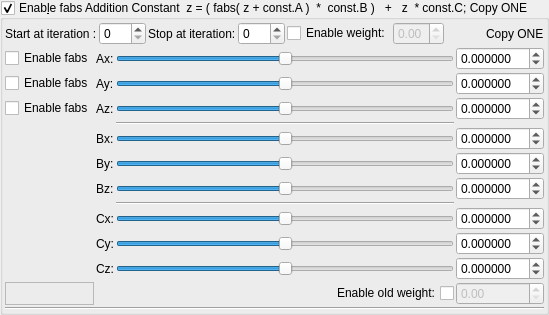
    <widget class="MyGroupBox" name="groupCheck_transform_fabsAddConstant1_enabled">
     <property name="title">
      <string>Enab&amp;le fabs Addition Constant  z = ( fabs( z + const.A )  *  const.B )   +   z  * const.C; Copy ONE</string>
     </property>
     <property name="checkable">
      <bool>true</bool>
     </property>
     <layout class="QVBoxLayout" name="verticalLayout_3" stretch="0,0,0">
      <property name="spacing">
       <number>2</number>
      </property>
      <property name="leftMargin">
       <number>2</number>
      </property>
      <property name="topMargin">
       <number>2</number>
      </property>
      <property name="rightMargin">
       <number>2</number>
      </property>
      <property name="bottomMargin">
       <number>2</number>
      </property>
      <item>
       <layout class="QGridLayout" name="gridLayout">
        <property name="spacing">
         <number>2</number>
        </property>
        <item row="1" column="6">
         <widget class="MyDoubleSpinBox" name="spinbox_transform_fabsAddConstant1_weight">
          <property name="enabled">
           <bool>false</bool>
          </property>
          <property name="sizePolicy">
           <sizepolicy hsizetype="Minimum" vsizetype="Maximum">
            <horstretch>0</horstretch>
            <verstretch>0</verstretch>
           </sizepolicy>
          </property>
          <property name="decimals">
           <number>2</number>
          </property>
          <property name="minimum">
           <double>0.000000000000000</double>
          </property>
          <property name="maximum">
           <double>1.000000000000000</double>
          </property>
          <property name="singleStep">
           <double>0.100000000000000</double>
          </property>
         </widget>
        </item>
        <item row="1" column="5">
         <widget class="QCheckBox" name="checkBox_transform_fabsAddConstant1_weight_enabled">
          <property name="text">
           <string>Enable weight:</string>
          </property>
         </widget>
        </item>
        <item row="1" column="2">
         <widget class="QLabel" name="label_16">
          <property name="text">
           <string>Stop at iteration:</string>
          </property>
         </widget>
        </item>
        <item row="1" column="3">
         <widget class="MySpinBox" name="spinboxInt_transform_fabsAddConstant1_stop_iterations">
          <property name="sizePolicy">
           <sizepolicy hsizetype="Minimum" vsizetype="Maximum">
            <horstretch>0</horstretch>
            <verstretch>0</verstretch>
           </sizepolicy>
          </property>
          <property name="maximum">
           <number>250</number>
          </property>
         </widget>
        </item>
        <item row="1" column="1">
         <widget class="MySpinBox" name="spinboxInt_transform_fabsAddConstant1_start_iterations">
          <property name="sizePolicy">
           <sizepolicy hsizetype="Minimum" vsizetype="Maximum">
            <horstretch>0</horstretch>
            <verstretch>0</verstretch>
           </sizepolicy>
          </property>
          <property name="maximum">
           <number>250</number>
          </property>
         </widget>
        </item>
        <item row="1" column="8">
         <widget class="QLabel" name="label_125">
          <property name="text">
           <string>Copy ONE</string>
          </property>
         </widget>
        </item>
        <item row="1" column="0">
         <widget class="QLabel" name="label_21">
          <property name="text">
           <string>Start at iteration :</string>
          </property>
         </widget>
        </item>
        <item row="1" column="7">
         <spacer name="horizontalSpacer">
          <property name="orientation">
           <enum>Qt::Horizontal</enum>
          </property>
          <property name="sizeHint" stdset="0">
           <size>
            <width>40</width>
            <height>20</height>
           </size>
          </property>
         </spacer>
        </item>
       </layout>
      </item>
      <item>
       <layout class="QGridLayout" name="gridLayout_4">
        <property name="spacing">
         <number>2</number>
        </property>
        <item row="7" column="2">
         <widget class="Line" name="line_12">
          <property name="orientation">
           <enum>Qt::Horizontal</enum>
          </property>
         </widget>
        </item>
        <item row="2" column="1">
         <widget class="QLabel" name="label_24">
          <property name="text">
           <string>Az:</string>
          </property>
         </widget>
        </item>
        <item row="1" column="0">
         <widget class="QCheckBox" name="checkBox_transform_fabsAddConstant1_enabled_y">
          <property name="text">
           <string>Enable fabs</string>
          </property>
         </widget>
        </item>
        <item row="9" column="3">
         <widget class="MyDoubleSpinBox" name="spinbox3_transform_fabsAddConstant1C_y">
          <property name="sizePolicy">
           <sizepolicy hsizetype="Minimum" vsizetype="Maximum">
            <horstretch>0</horstretch>
            <verstretch>0</verstretch>
           </sizepolicy>
          </property>
          <property name="decimals">
           <number>6</number>
          </property>
          <property name="minimum">
           <double>-99.989999999999995</double>
          </property>
          <property name="maximum">
           <double>99.989999999999995</double>
          </property>
          <property name="singleStep">
           <double>0.100000000000000</double>
          </property>
         </widget>
        </item>
        <item row="4" column="1">
         <widget class="QLabel" name="label_83">
          <property name="text">
           <string>Bx:</string>
          </property>
         </widget>
        </item>
        <item row="5" column="1">
         <widget class="QLabel" name="label_82">
          <property name="text">
           <string>By:</string>
          </property>
         </widget>
        </item>
        <item row="8" column="1">
         <widget class="QLabel" name="label_122">
          <property name="text">
           <string>Cx:</string>
          </property>
         </widget>
        </item>
        <item row="6" column="1">
         <widget class="QLabel" name="label_84">
          <property name="text">
           <string>Bz:</string>
          </property>
         </widget>
        </item>
        <item row="2" column="3">
         <widget class="MyDoubleSpinBox" name="spinbox3_transform_fabsAddConstant1A_z">
          <property name="enabled">
           <bool>true</bool>
          </property>
          <property name="sizePolicy">
           <sizepolicy hsizetype="Minimum" vsizetype="Maximum">
            <horstretch>0</horstretch>
            <verstretch>0</verstretch>
           </sizepolicy>
          </property>
          <property name="decimals">
           <number>6</number>
          </property>
          <property name="minimum">
           <double>-99.989999999999995</double>
          </property>
          <property name="maximum">
           <double>99.989999999999995</double>
          </property>
          <property name="singleStep">
           <double>0.100000000000000</double>
          </property>
         </widget>
        </item>
        <item row="1" column="1">
         <widget class="QLabel" name="label_23">
          <property name="text">
           <string>Ay:</string>
          </property>
         </widget>
        </item>
        <item row="2" column="2">
         <widget class="QSlider" name="slider3_transform_fabsAddConstant1A_z">
          <property name="enabled">
           <bool>true</bool>
          </property>
          <property name="sizePolicy">
           <sizepolicy hsizetype="Expanding" vsizetype="Maximum">
            <horstretch>0</horstretch>
            <verstretch>0</verstretch>
           </sizepolicy>
          </property>
          <property name="minimum">
           <number>-5000000</number>
          </property>
          <property name="maximum">
           <number>5000000</number>
          </property>
          <property name="orientation">
           <enum>Qt::Horizontal</enum>
          </property>
         </widget>
        </item>
        <item row="0" column="1">
         <widget class="QLabel" name="label_22">
          <property name="text">
           <string>Ax:</string>
          </property>
         </widget>
        </item>
        <item row="0" column="2">
         <widget class="QSlider" name="slider3_transform_fabsAddConstant1A_x">
          <property name="enabled">
           <bool>true</bool>
          </property>
          <property name="sizePolicy">
           <sizepolicy hsizetype="Expanding" vsizetype="Maximum">
            <horstretch>0</horstretch>
            <verstretch>0</verstretch>
           </sizepolicy>
          </property>
          <property name="minimum">
           <number>-5000000</number>
          </property>
          <property name="maximum">
           <number>5000000</number>
          </property>
          <property name="value">
           <number>0</number>
          </property>
          <property name="sliderPosition">
           <number>0</number>
          </property>
          <property name="orientation">
           <enum>Qt::Horizontal</enum>
          </property>
         </widget>
        </item>
        <item row="2" column="0">
         <widget class="QCheckBox" name="checkBox_transform_fabsAddConstant1_enabled_z">
          <property name="text">
           <string>Enable fabs</string>
          </property>
         </widget>
        </item>
        <item row="0" column="3">
         <widget class="MyDoubleSpinBox" name="spinbox3_transform_fabsAddConstant1A_x">
          <property name="enabled">
           <bool>true</bool>
          </property>
          <property name="sizePolicy">
           <sizepolicy hsizetype="Minimum" vsizetype="Maximum">
            <horstretch>0</horstretch>
            <verstretch>0</verstretch>
           </sizepolicy>
          </property>
          <property name="prefix">
           <string/>
          </property>
          <property name="decimals">
           <number>6</number>
          </property>
          <property name="minimum">
           <double>-99.989999999999995</double>
          </property>
          <property name="singleStep">
           <double>0.100000000000000</double>
          </property>
         </widget>
        </item>
        <item row="0" column="0">
         <widget class="QCheckBox" name="checkBox_transform_fabsAddConstant1_enabled_x">
          <property name="text">
           <string>Enable fabs</string>
          </property>
         </widget>
        </item>
        <item row="1" column="2">
         <widget class="QSlider" name="slider3_transform_fabsAddConstant1A_y">
          <property name="enabled">
           <bool>true</bool>
          </property>
          <property name="sizePolicy">
           <sizepolicy hsizetype="Expanding" vsizetype="Maximum">
            <horstretch>0</horstretch>
            <verstretch>0</verstretch>
           </sizepolicy>
          </property>
          <property name="minimum">
           <number>-5000000</number>
          </property>
          <property name="maximum">
           <number>5000000</number>
          </property>
          <property name="orientation">
           <enum>Qt::Horizontal</enum>
          </property>
         </widget>
        </item>
        <item row="1" column="3">
         <widget class="MyDoubleSpinBox" name="spinbox3_transform_fabsAddConstant1A_y">
          <property name="enabled">
           <bool>true</bool>
          </property>
          <property name="sizePolicy">
           <sizepolicy hsizetype="Minimum" vsizetype="Maximum">
            <horstretch>0</horstretch>
            <verstretch>0</verstretch>
           </sizepolicy>
          </property>
          <property name="decimals">
           <number>6</number>
          </property>
          <property name="minimum">
           <double>-99.989999999999995</double>
          </property>
          <property name="maximum">
           <double>99.989999999999995</double>
          </property>
          <property name="singleStep">
           <double>0.100000000000000</double>
          </property>
         </widget>
        </item>
        <item row="4" column="2">
         <widget class="QSlider" name="slider3_transform_fabsAddConstant1B_x">
          <property name="sizePolicy">
           <sizepolicy hsizetype="Expanding" vsizetype="Maximum">
            <horstretch>0</horstretch>
            <verstretch>0</verstretch>
           </sizepolicy>
          </property>
          <property name="minimum">
           <number>-1000000</number>
          </property>
          <property name="maximum">
           <number>1000000</number>
          </property>
          <property name="value">
           <number>0</number>
          </property>
          <property name="sliderPosition">
           <number>0</number>
          </property>
          <property name="orientation">
           <enum>Qt::Horizontal</enum>
          </property>
         </widget>
        </item>
        <item row="6" column="3">
         <widget class="MyDoubleSpinBox" name="spinbox3_transform_fabsAddConstant1B_z">
          <property name="sizePolicy">
           <sizepolicy hsizetype="Minimum" vsizetype="Maximum">
            <horstretch>0</horstretch>
            <verstretch>0</verstretch>
           </sizepolicy>
          </property>
          <property name="decimals">
           <number>6</number>
          </property>
          <property name="minimum">
           <double>-99.989999999999995</double>
          </property>
          <property name="maximum">
           <double>99.989999999999995</double>
          </property>
          <property name="singleStep">
           <double>0.100000000000000</double>
          </property>
         </widget>
        </item>
        <item row="5" column="2">
         <widget class="QSlider" name="slider3_transform_fabsAddConstant1B_y">
          <property name="sizePolicy">
           <sizepolicy hsizetype="Expanding" vsizetype="Maximum">
            <horstretch>0</horstretch>
            <verstretch>0</verstretch>
           </sizepolicy>
          </property>
          <property name="minimum">
           <number>-1000000</number>
          </property>
          <property name="maximum">
           <number>1000000</number>
          </property>
          <property name="orientation">
           <enum>Qt::Horizontal</enum>
          </property>
         </widget>
        </item>
        <item row="4" column="3">
         <widget class="MyDoubleSpinBox" name="spinbox3_transform_fabsAddConstant1B_x">
          <property name="sizePolicy">
           <sizepolicy hsizetype="Minimum" vsizetype="Maximum">
            <horstretch>0</horstretch>
            <verstretch>0</verstretch>
           </sizepolicy>
          </property>
          <property name="prefix">
           <string/>
          </property>
          <property name="decimals">
           <number>6</number>
          </property>
          <property name="minimum">
           <double>-99.989999999999995</double>
          </property>
          <property name="singleStep">
           <double>0.100000000000000</double>
          </property>
         </widget>
        </item>
        <item row="6" column="2">
         <widget class="QSlider" name="slider3_transform_fabsAddConstant1B_z">
          <property name="sizePolicy">
           <sizepolicy hsizetype="Expanding" vsizetype="Maximum">
            <horstretch>0</horstretch>
            <verstretch>0</verstretch>
           </sizepolicy>
          </property>
          <property name="minimum">
           <number>-1000000</number>
          </property>
          <property name="maximum">
           <number>1000000</number>
          </property>
          <property name="orientation">
           <enum>Qt::Horizontal</enum>
          </property>
         </widget>
        </item>
        <item row="10" column="1">
         <widget class="QLabel" name="label_133">
          <property name="text">
           <string>Cz:</string>
          </property>
         </widget>
        </item>
        <item row="5" column="3">
         <widget class="MyDoubleSpinBox" name="spinbox3_transform_fabsAddConstant1B_y">
          <property name="sizePolicy">
           <sizepolicy hsizetype="Minimum" vsizetype="Maximum">
            <horstretch>0</horstretch>
            <verstretch>0</verstretch>
           </sizepolicy>
          </property>
          <property name="decimals">
           <number>6</number>
          </property>
          <property name="minimum">
           <double>-99.989999999999995</double>
          </property>
          <property name="maximum">
           <double>99.989999999999995</double>
          </property>
          <property name="singleStep">
           <double>0.100000000000000</double>
          </property>
         </widget>
        </item>
        <item row="9" column="1">
         <widget class="QLabel" name="label_132">
          <property name="text">
           <string>Cy:</string>
          </property>
         </widget>
        </item>
        <item row="10" column="2">
         <widget class="QSlider" name="slider3_transform_fabsAddConstant1C_z">
          <property name="sizePolicy">
           <sizepolicy hsizetype="Expanding" vsizetype="Maximum">
            <horstretch>0</horstretch>
            <verstretch>0</verstretch>
           </sizepolicy>
          </property>
          <property name="minimum">
           <number>-1000000</number>
          </property>
          <property name="maximum">
           <number>1000000</number>
          </property>
          <property name="orientation">
           <enum>Qt::Horizontal</enum>
          </property>
         </widget>
        </item>
        <item row="10" column="3">
         <widget class="MyDoubleSpinBox" name="spinbox3_transform_fabsAddConstant1C_z">
          <property name="sizePolicy">
           <sizepolicy hsizetype="Minimum" vsizetype="Maximum">
            <horstretch>0</horstretch>
            <verstretch>0</verstretch>
           </sizepolicy>
          </property>
          <property name="decimals">
           <number>6</number>
          </property>
          <property name="minimum">
           <double>-99.989999999999995</double>
          </property>
          <property name="maximum">
           <double>99.989999999999995</double>
          </property>
          <property name="singleStep">
           <double>0.100000000000000</double>
          </property>
         </widget>
        </item>
        <item row="9" column="2">
         <widget class="QSlider" name="slider3_transform_fabsAddConstant1C_y">
          <property name="sizePolicy">
           <sizepolicy hsizetype="Expanding" vsizetype="Maximum">
            <horstretch>0</horstretch>
            <verstretch>0</verstretch>
           </sizepolicy>
          </property>
          <property name="minimum">
           <number>-1000000</number>
          </property>
          <property name="maximum">
           <number>1000000</number>
          </property>
          <property name="orientation">
           <enum>Qt::Horizontal</enum>
          </property>
         </widget>
        </item>
        <item row="8" column="3">
         <widget class="MyDoubleSpinBox" name="spinbox3_transform_fabsAddConstant1C_x">
          <property name="sizePolicy">
           <sizepolicy hsizetype="Minimum" vsizetype="Maximum">
            <horstretch>0</horstretch>
            <verstretch>0</verstretch>
           </sizepolicy>
          </property>
          <property name="prefix">
           <string/>
          </property>
          <property name="decimals">
           <number>6</number>
          </property>
          <property name="minimum">
           <double>-99.989999999999995</double>
          </property>
          <property name="singleStep">
           <double>0.100000000000000</double>
          </property>
         </widget>
        </item>
        <item row="8" column="2">
         <widget class="QSlider" name="slider3_transform_fabsAddConstant1C_x">
          <property name="sizePolicy">
           <sizepolicy hsizetype="Expanding" vsizetype="Maximum">
            <horstretch>0</horstretch>
            <verstretch>0</verstretch>
           </sizepolicy>
          </property>
          <property name="minimum">
           <number>-1000000</number>
          </property>
          <property name="maximum">
           <number>1000000</number>
          </property>
          <property name="value">
           <number>0</number>
          </property>
          <property name="sliderPosition">
           <number>0</number>
          </property>
          <property name="orientation">
           <enum>Qt::Horizontal</enum>
          </property>
         </widget>
        </item>
        <item row="11" column="2">
         <widget class="QCheckBox" name="checkBox_transform_fabsAddConstant1_old_weight_enabled">
          <property name="layoutDirection">
           <enum>Qt::RightToLeft</enum>
          </property>
          <property name="text">
           <string>Enable old weight:</string>
          </property>
         </widget>
        </item>
        <item row="11" column="3">
         <widget class="MyDoubleSpinBox" name="spinbox_transform_fabsAddConstant1_old_weight">
          <property name="enabled">
           <bool>false</bool>
          </property>
          <property name="sizePolicy">
           <sizepolicy hsizetype="Minimum" vsizetype="Maximum">
            <horstretch>0</horstretch>
            <verstretch>0</verstretch>
           </sizepolicy>
          </property>
          <property name="decimals">
           <number>2</number>
          </property>
          <property name="minimum">
           <double>0.000000000000000</double>
          </property>
          <property name="maximum">
           <double>2.000000000000000</double>
          </property>
          <property name="singleStep">
           <double>0.100000000000000</double>
          </property>
         </widget>
        </item>
        <item row="3" column="2">
         <widget class="Line" name="line_17">
          <property name="orientation">
           <enum>Qt::Horizontal</enum>
          </property>
         </widget>
        </item>
        <item row="11" column="0">
         <widget class="QFrame" name="frame">
          <property name="frameShape">
           <enum>QFrame::StyledPanel</enum>
          </property>
          <property name="frameShadow">
           <enum>QFrame::Raised</enum>
          </property>
         </widget>
        </item>
       </layout>
      </item>
      <item>
       <widget class="Line" name="line_6">
        <property name="orientation">
         <enum>Qt::Horizontal</enum>
        </property>
       </widget>
      </item>
     </layout>
    </widget>
